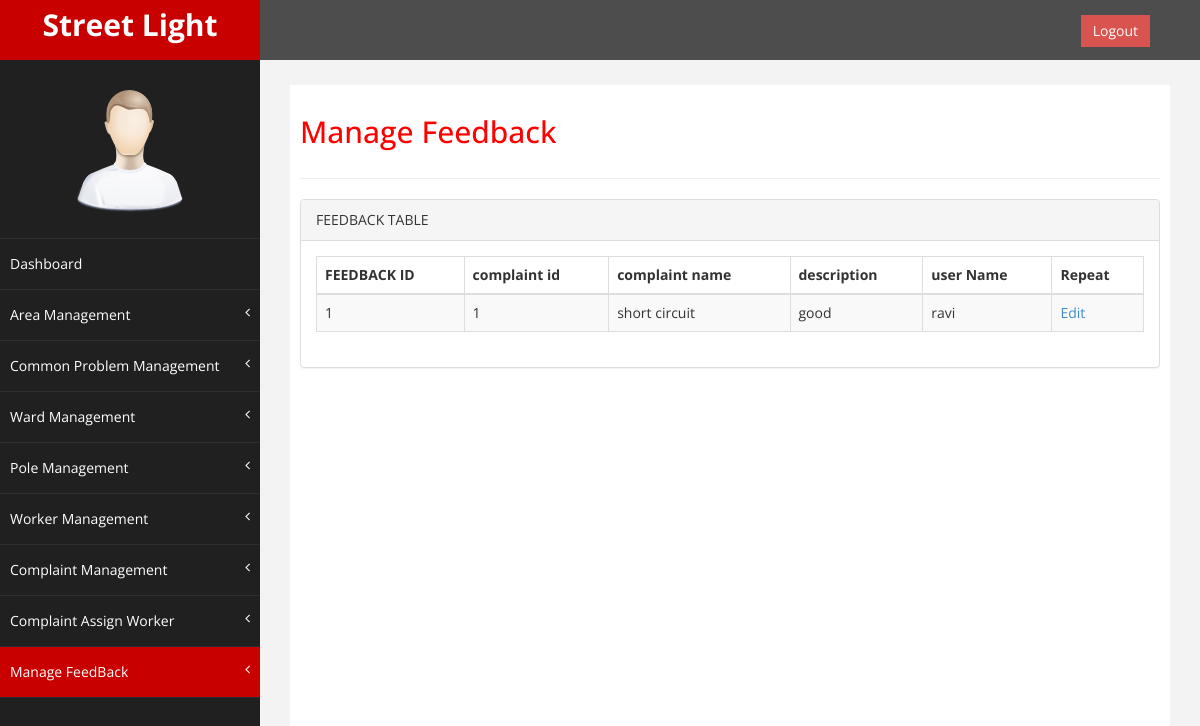
Screenshot of /admin/managefeedback.php with the database file from the repository.
### tables this page shows
CREATE TABLE IF NOT EXISTS `feedback` (
  `feedback_id` int(20) NOT NULL AUTO_INCREMENT,
  `complaint_id` varchar(20) NOT NULL,
  `description` varchar(150) NOT NULL,
  `user_id` int(20) NOT NULL,
  PRIMARY KEY (`feedback_id`)
);

CREATE TABLE IF NOT EXISTS `complaint_table` (
  `complaint_id` int(5) NOT NULL AUTO_INCREMENT,
  `user_id` int(11) NOT NULL,
  `pole_number` int(11) NOT NULL,
  `com_prob_name` varchar(50) NOT NULL,
  `description` varchar(255) NOT NULL,
  `status` int(11) NOT NULL,
  `is_active` int(11) NOT NULL,
  PRIMARY KEY (`complaint_id`),
  KEY `user_id` (`user_id`)
);

CREATE TABLE IF NOT EXISTS `users` (
  `user_id` int(11) NOT NULL AUTO_INCREMENT,
  `name` varchar(20) NOT NULL,
  `phone` varchar(13) NOT NULL,
  `is_active` int(2) NOT NULL,
  PRIMARY KEY (`user_id`)
);

### admin/managefeedback.php (the view, shortened to what this page needs)
<?php
require "common/header.php";
require 'dbconnect.php';
$qry = "SELECT feedback_id, complaint_id,description,user_id FROM feedback";
$rs = mysqli_query($conn,$qry);
?>
    <div id="wrapper">
        <nav class="navbar navbar-default navbar-cls-top " role="navigation" style="margin-bottom: 0">
            <div class="navbar-header">
                <a class="navbar-brand" href="dashboard.php">Street Light</a>
            </div>
            <div style="color: white;padding: 15px 50px 5px 50px;float: right;font-size: 16px;">
                <a href="logout.php" class="btn btn-danger square-btn-adjust">Logout</a>
            </div>
        </nav>
<?php
  require "common/navigation.php";
?>
        <div id="page-wrapper" >
            <div id="page-inner">
                <div class="row">
                    <div class="col-md-12">
                     <h2>Manage Feedback</h2>
                    </div>
                </div>
                  <hr />
                  <div class="row">
                <div class="col-md-12">
                    <div class="panel panel-default">
                        <div class="panel-heading">
                             FEEDBACK TABLE
                        </div>
                        <div class="panel-body">
                            <div class="table-responsive">
                                <table class="table table-striped table-bordered table-hover" id="">
                                    <thead>
                                        <tr>
                                            <th>FEEDBACK ID</th>
                                            <th>complaint id</th>
                                            <th>complaint name</th>
                                            <th>description</th>
                                            <th>user Name</th>
                                            <th>Repeat</th>
                                        </tr>
                                    </thead>
                            <?php
                            if(mysqli_num_rows($rs) > 0)
                                {
                                    while($row = mysqli_fetch_assoc($rs))
                                    {
                            ?>
                                <tbody>
                                    <tr class="odd gradeX">
                                    <td><?php echo $row['feedback_id']; ?></td>
                                    <td><?php echo $row['complaint_id']; ?></td>
                                    <td>
                                        <?php $id=$row['complaint_id'];
                                            $qry1="SELECT com_prob_name FROM complaint_table WHERE complaint_id=$id";
                                            $rs1=mysqli_query($conn,$qry1);
                                             while($row1=mysqli_fetch_assoc($rs1))
                                                    {
                                                        echo $row1['com_prob_name'];
                                                       }
                                                    ?>
                                        </td>
                                    <td><?php echo $row['description'];?></td>
                                     <td>
                                        <?php $id=$row['user_id'];
                                            $qry1="SELECT name FROM users WHERE user_id=$id";
                                            $rs1=mysqli_query($conn,$qry1);
                                             while($row1=mysqli_fetch_assoc($rs1))
                                                    {
                                                        echo $row1['name'];
                                                       }
                                                    ?>
                                        </td>
                                    <td><a href="usercomplaint.php">Edit</a></td>
                                </tr>
                            <?php   }
                                }
                                else
                                {
                                echo "0 Rows Returned!";
                                }
                            ?>
                                    </tbody>
                                </table>
                            </div>
                        </div>
                    </div>
                </div>
            </div>
        </div>
    </div>
    <?php require "common/footer.php"; ?>

### admin/css/custom.css (style rules this page uses)
body { font-family: 'Open Sans', sans-serif; }
#wrapper { width: 100%; background:#202020; }
#page-wrapper { padding: 15px 15px; min-height: 600px; background:#F3F3F3; }
#page-inner { width:100%; margin:10px 20px 10px 0px; background-color:#fff!important; padding:10px; min-height:1200px; }
h2 { color: #f00; }
.square-btn-adjust { border: 0px solid transparent; -webkit-border-radius: 0px; -moz-border-radius: 0px; border-radius: 0px; }
.navbar-cls-top .navbar-brand { color: #fff; background: #C90000; width: 260px; text-align: center; height: 60px; font-size: 30px; font-weight: 700; }
.navbar-cls-top { background:#4D4D4D; border-bottom:none; }
.navbar-default { border:0px solid black; }
.navbar-header { background: #A70303; }
@media (min-width:768px) { #page-wrapper { margin: 0 0 0 260px; padding: 15px 30px; min-height: 1200px; } }
@media (min-width:768px) { .navbar { border-radius: 0px; } }

### rows the page displays
feedback: feedback_id "1", complaint "1", description "good"
complaint_table: com_prob_name "short circuit"
users: name "ravi"
